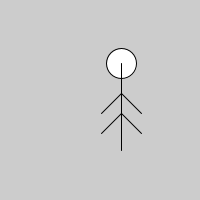
Frame 1 (no input)
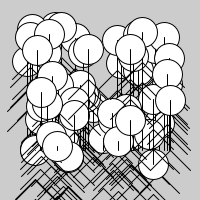
Frame 60 (the mouse pressed at the canvas centre just before this capture)
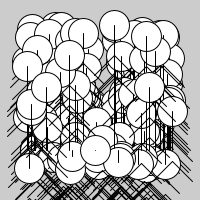
Frame 120 (the mouse held since frame 60 and released just before this capture)

The Processing sketch that drew these frames (run headless with seeded random() and noise(); from frame 60 on, the mouse is pressed at the canvas centre):

// Processing sketch: persona_funciones_generica
// ── persona_funciones_generica.pde
void setup(){
  size(200, 200);
}

void draw(){
  dibujarPersona();
}

void dibujarPersona() {
  float posX = random(25,175);
  float posY = random(25,175);
  
  ellipse(posX, posY, 30, 30);//Cabeza
  line(posX, posY, posX, 150);//Cuerpo
  line(posX, posY + 50, posX + 20, posY + 70);//Pierna Izq
  line(posX, posY + 50, posX - 20, posY + 70);//Pierna Der
  line(posX, posY + 30, posX + 20, posY + 50);//Mano Izq
  line(posX, posY + 30, posX - 20, posY + 50);//Mano Der
}
